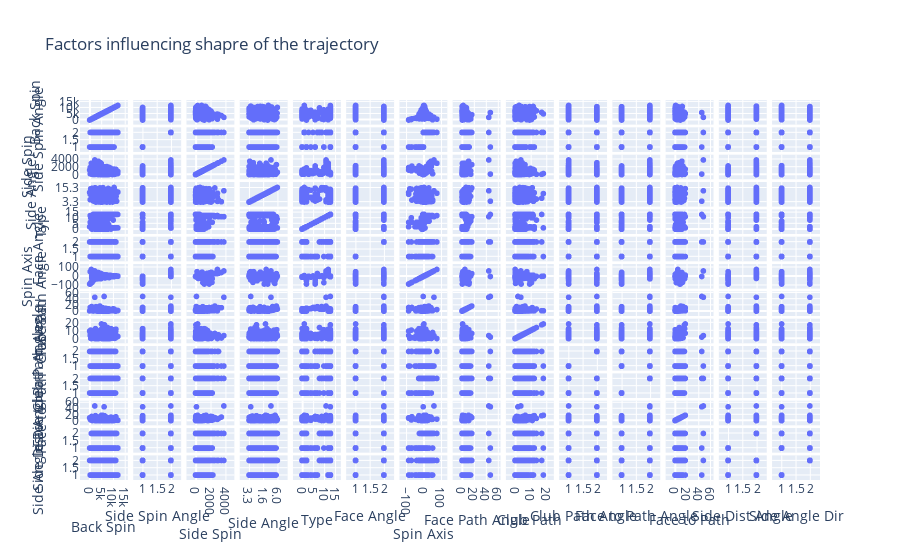

Notebook cell for this chart:
### Code cell
# engine attributes correlation matrix
fig = px.scatter_matrix(type_df,title='Factors influencing shapre of the trajectory')
fig.show()

### Figure 1 — Plotly figure (JSON) as saved in the notebook; plotly's stock layout.template omitted (floating-point values rounded to 4 significant figures; data arrays with more than 128 entries replaced by an {"elided": "..."} marker saying what was removed)
{"data": [{"dimensions": [{"axis": {"matches": true}, "label": "Back Spin", "values": {"elided": "725 int values"}}, {"axis": {"matches": true}, "label": "Side Spin Angle", "values": {"elided": "725 int values"}}, {"axis": {"matches": true}, "label": "Side Spin", "values": {"elided": "725 int values"}}, {"axis": {"matches": true}, "label": "Side Angle", "values": {"elided": "725 str values"}}, {"axis": {"matches": true}, "label": "Type", "values": {"elided": "725 int values"}}, {"axis": {"matches": true}, "label": "Face Angle", "values": {"elided": "725 int values"}}, {"axis": {"matches": true}, "label": "Spin Axis", "values": {"elided": "725 float values"}}, {"axis": {"matches": true}, "label": "Face Path Angle", "values": {"elided": "725 float values"}}, {"axis": {"matches": true}, "label": "Club Path", "values": {"elided": "725 float values"}}, {"axis": {"matches": true}, "label": "Club Path Angle", "values": {"elided": "725 int values"}}, {"axis": {"matches": true}, "label": "Face to Path Angle", "values": {"elided": "725 int values"}}, {"axis": {"matches": true}, "label": "Face to Path", "values": {"elided": "725 float values"}}, {"axis": {"matches": true}, "label": "Side Dist Angle", "values": {"elided": "725 int values"}}, {"axis": {"matches": true}, "label": "Side Angle Dir", "values": {"elided": "725 int values"}}], "hovertemplate": "%{xaxis.title.text}=%{x}<br>%{yaxis.title.text}=%{y}<extra></extra>", "legendgroup": "", "marker": {"color": "#636efa", "symbol": "circle"}, "name": "", "showlegend": false, "type": "splom"}], "layout": {"dragmode": "select", "legend": {"tracegroupgap": 0}, "title": {"text": "Factors influencing shapre of the trajectory"}}}
